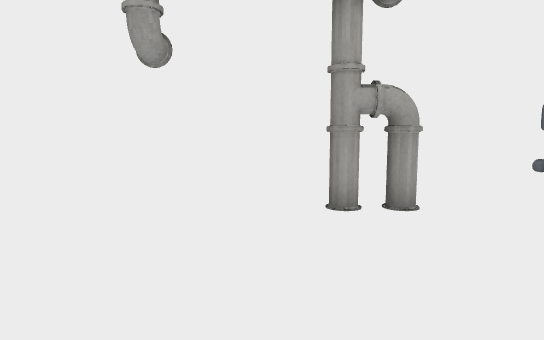
[1] (above)

12 first-person views from a walk through a Unity game level. The camera is 1.3 m above the floor, tilts 6° down and sees 75° across. Doors are open. The floor is counted in squares, 1 m on a side. Each view is taken from the middle of a square. On the plan, view 1 faces up. The plan holds only what a view shows up to about 15 squares ahead; the rest is blank. The place goes on beyond the plan. The player character is not drawn. Some animated figures are left out. Surface patterns are stand-ins for the level's own textures.

[2]
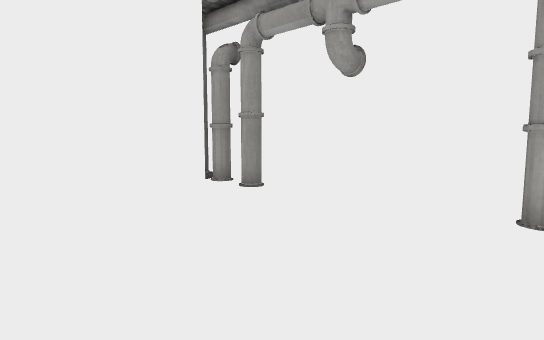

[3]
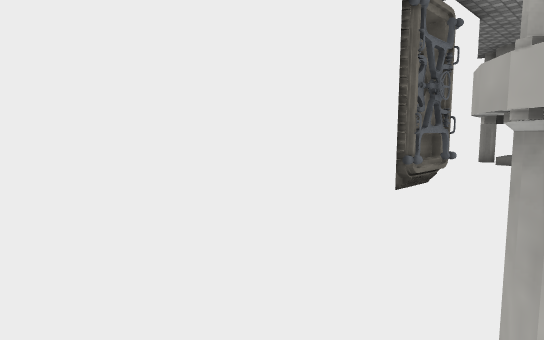

[4]
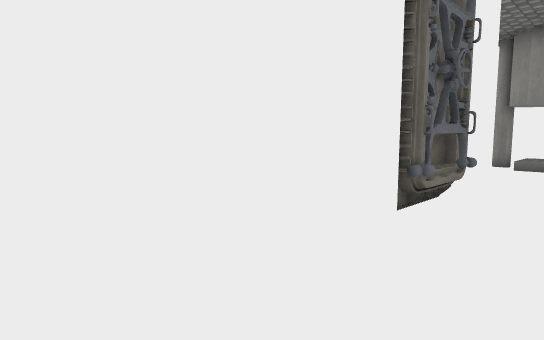

[5]
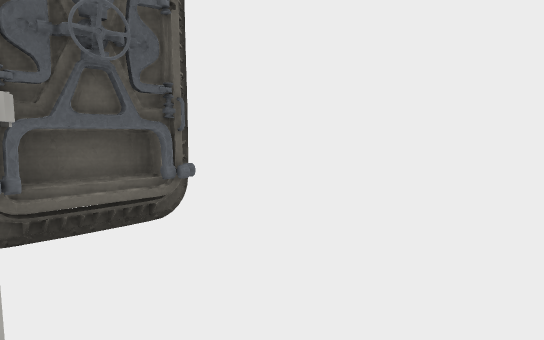

[6]
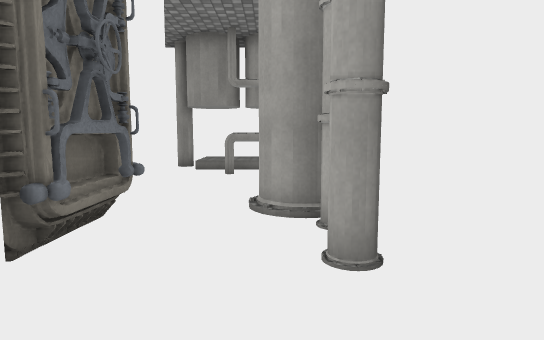

[7]
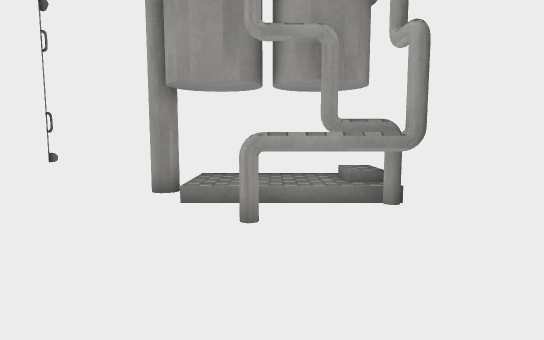

[8]
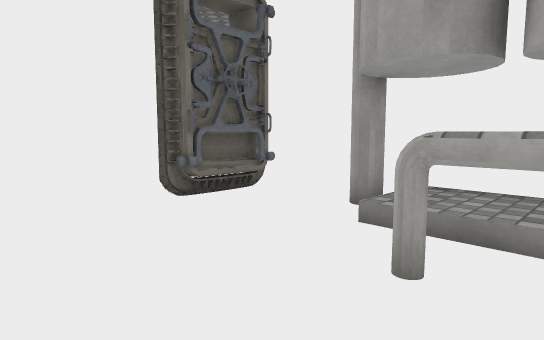

[9]
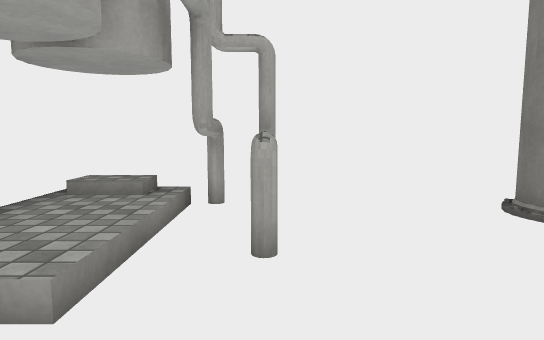

[10]
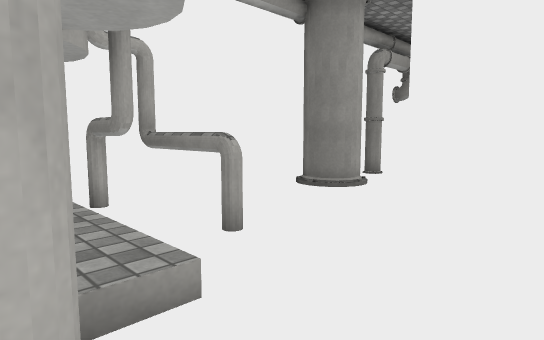

[11]
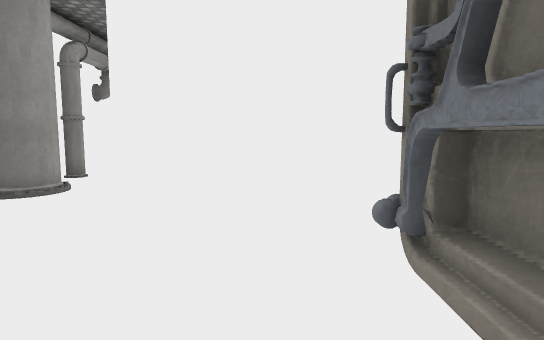

[12]
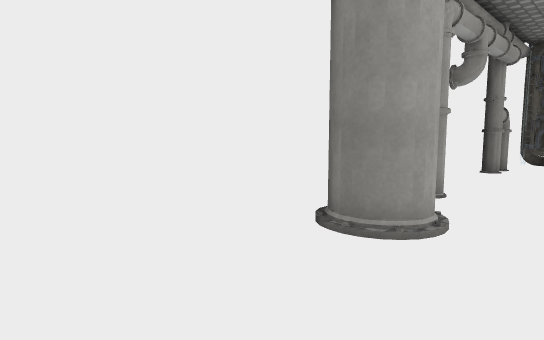

### Floor plan
Key: @ floor where view 1 was taken; # wall or solid block; . main floor; : floor 0.25 m higher than the main floor; = window, fence, low wall or low ledge; O other object.
Columns run from 16 left of view 1 to 5 right of it. Each row starts with its distance up from view 1.
  7 ######################
  6 #OOOO...##OOO....OO..=
  5 #::OO...OO..........##
  4 #::.O...............##
  3 #::.......##.........#
  2 ##.....#####==##...###
  1 ##.....#       #...#
  0 #......#       #@..#
 -1 #######        #...#
 -2                #####

Positions as (right, up) in squares from view 1, and headings:
1: (0, 0), facing up
2: (2, 0), facing up-left
3: (3, 6), facing down-left
4: (1, 5), facing down-left
5: (0, 6), facing down-right
6: (-1, 5), facing left
7: (-7, 4), facing left
8: (-9, 5), facing down-left
9: (-12, 0), facing up
10: (-15, 0), facing up-right
11: (-15, 0), facing right
12: (-12, 3), facing up-right
